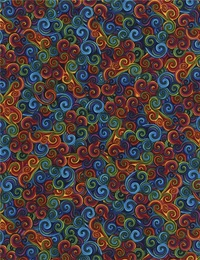
%> input picture 4.Υφη/fabric.jpg, 200 x 260 px, shrunk from 500 x 649 before the run
$ octave --eval "Laws;"   (GNU Octave 9; MATLAB toolbox functions it lacks are replaced by stand-ins)
%> lines starting %> are read from the running program, lines starting %| are printed output that depends on the picture
### 4.Υφη/Preprocess.m
function prepimg = Preprocess(Image,d)
    [m ,n] = size(Image);
    prepimg = double(Image);
    for j = 1:d:m
        if (j+d-1 > m)
            break;
        end

        for i = 1:d:n
            if (i+d-1 > n)
                break;
            end
            prepimg(j:j+d-1,i:i+d-1) = prepimg(j:j+d-1,i:i+d-1) - mean(mean(prepimg(j:j+d-1,i:i+d-1)));
        end
    end
end

### 4.Υφη/Ek.m
function ek = Ek(fk,m,n)
    for i = 8 : m-7
        for j = 8 : n-7
            ek(i,j)=sum(sum(abs(fk(i-7:i+7,j-7:j+7))));
        end
    end
end

### 4.Υφη/Laws.m
function Laws
    % Create 4 vectors for implementation of Laws masks
    L=[1,4,6,4,1];         % Centered local mean
    E=[-1,-2,0,2,1];       % Edge detection
    S=[-1,0,2,0,-1];       % Spot detection
    R=[1,-4,6,-4,1];       % Ripple detection

    % Estimate of the mask
    LE=L'*E;
    EL=E'*L;
    LR=L'*R;
    RL=R'*L;
    ES=E'*S;
    SE=S'*E;
    SS=S'*S;
    RR=R'*R;
    LS=L'*S;
    SL=S'*L;
    EE=E'*E;
    ER=E'*R;
    RE=R'*E;
    SR=S'*R;
    RS=R'*S;

    Image = imread('fabric.jpg');  % Read the image
%> Image is the input picture: size 260x200x3 uint8; mean R, G, B 75.1, 63.1, 63.5

    Image = rgb2gray(Image);            % Convert to gray image
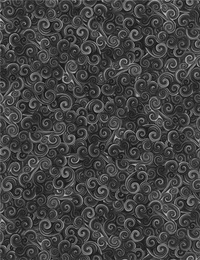
%> Image: size 260x200 uint8; min 11, max 202, mean 66.8

    subplot(4,4,1);                     % Divide image into 16 cells
    imshow(Image);                      % Display of image
    d = 5;                              % Width of window
    X = Preprocess(Image, d);
%> after the loop in Preprocess, `for j = 1:d:m`:
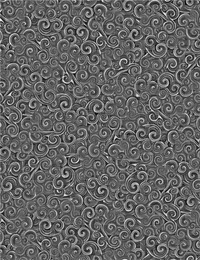
%> prepimg: size 260x200 double; min -73, max 112.1, mean 0; drawn with min black and max white
    for kernel = 1:15
        disp(kernel);
        switch kernel
            case 1
                fk = conv2(double(X),double(LE));
            case 2
                fk = conv2(double(X),double(EL));
            case 3
                fk = conv2(double(X),double(LR));
            case 4
                fk = conv2(double(X),double(RL));
            case 5
                fk = conv2(double(X),double(SS));
            case 6
                fk = conv2(double(X),double(RR));
            case 7
                fk = conv2(double(X),double(LS));
            case 8
                fk = conv2(double(X),double(SL));
            case 9
                fk = conv2(double(X),double(EE));
            case 10
                fk = conv2(double(X),double(ER));
            case 11
                fk = conv2(double(X),double(RE));
            case 12
                fk = conv2(double(X),double(SR));
            case 13
                fk = conv2(double(X),double(RS));
            case 14
                fk = conv2(double(X),double(ES));
            case 15
                fk = conv2(double(X),double(SE));
        end
        [m ,n] = size(fk);
        energyMap = Ek(fk, m, n);

        % Display of images
        subplot(4, 4, kernel + 1);
        imshow(energyMap, []);
    end
%> this loop made 15 passes
%> pass 1, in Laws, `fk = conv2(double(X),double(LE));`:
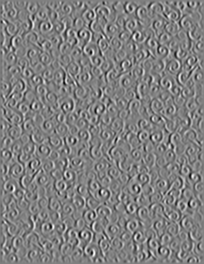
%> fk: size 264x204 double; min -4252, max 4212, mean 0; drawn with min black and max white
%> pass 1, in Laws, `energyMap = Ek(fk, m, n);`:
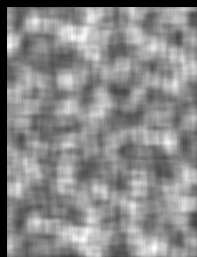
%> energyMap: size 257x197 double; min 0, max 272613.6, mean 146569.1; drawn with min black and max white
%> pass 2, in Laws, `energyMap = Ek(fk, m, n);`:
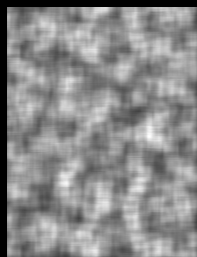
%> energyMap: size 257x197 double; min 0, max 264306, mean 143980.4; drawn with min black and max white
%> after the loop:
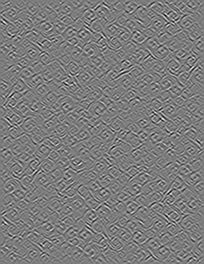
%> fk: size 264x204 double; min -1090.8, max 1142.9, mean 0; drawn with min black and max white
%> `Laws;`:
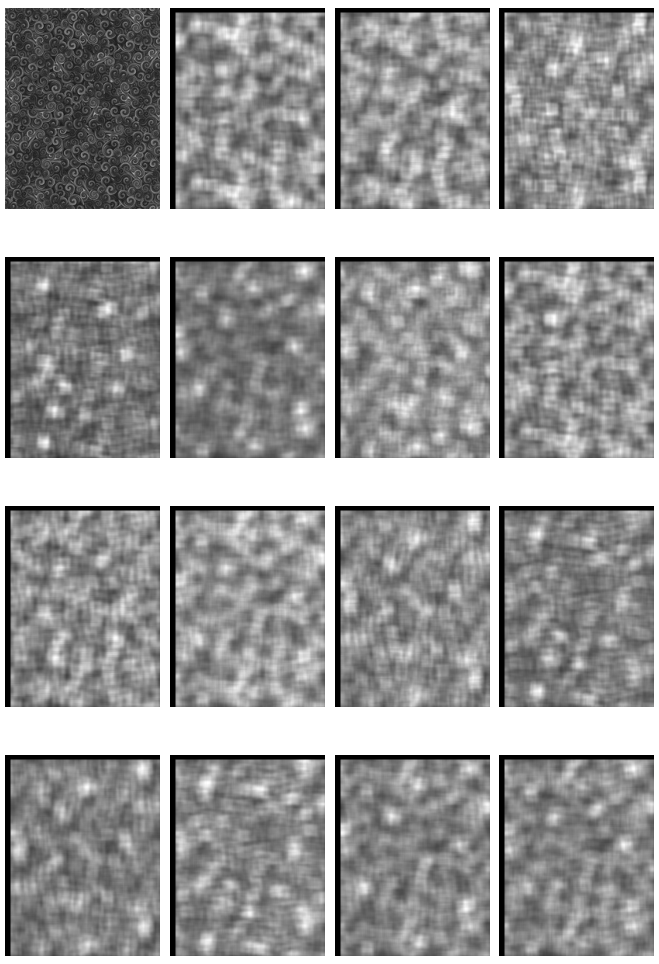
%> figure redrawn from the program's plot data, 16 panels
    return;

end
